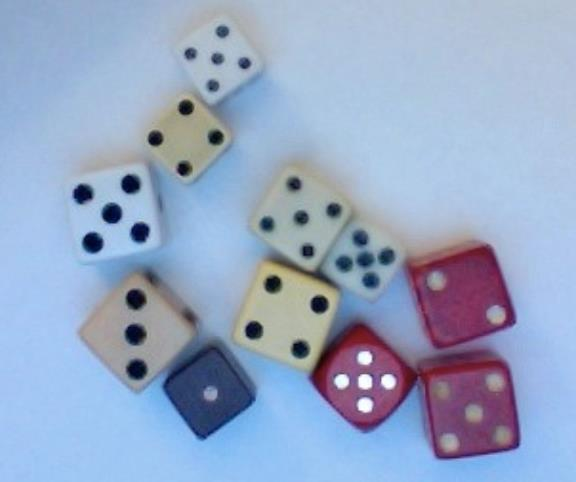
//> input picture data/bt4.png, 576 x 482 px
$ ./scales_out   (built with g++ and OpenCV 4)
//> lines starting //> are read from the running program, lines starting //| are printed output that depends on the picture

#include <iostream>
#include <opencv2/core/core.hpp>
#include <opencv2/imgproc.hpp>
#include <opencv2/highgui/highgui.hpp>

using namespace cv;
using namespace std;

int r1 = 86, s1 = 2, r2 = 191, s2 = 215;
Mat image ,new_image, canny_img;


int computeOutput(int, int, int, int, int);
void on_trackbar(int, void*)
{
	for(size_t y = 0; y < image.rows; y++){
        for(size_t x = 0; x < image.cols; x++){
            for(size_t c = 0; c < 3; c++){
                int output = computeOutput(image.at<Vec3b>(y,x)[c], r1, s1, r2, s2);
                new_image.at<Vec3b>(y,x)[c] = saturate_cast<uchar>(output);
            }
        }
    }
    //canny( new_image, canny_img, )
    imwrite( "bt4_con.png", new_image);
    imshow( "New Image", new_image );
}
int main()
{
   	Mat img;
	img = imread( "data/bt4.png", IMREAD_GRAYSCALE );
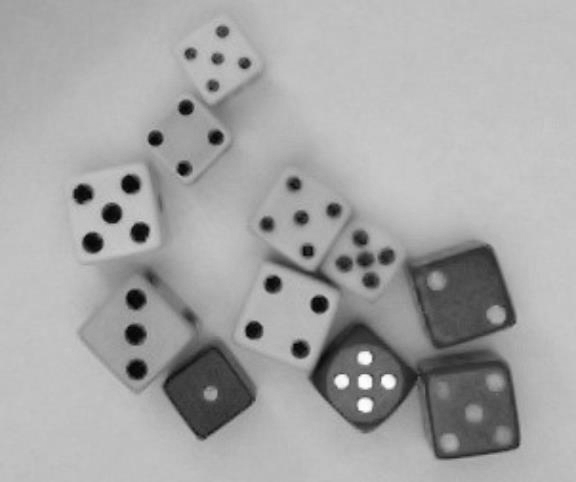
//> img: 482 rows x 576 cols, CV_8UC1; min 3, max 254, mean 165.4
	//medianBlur(img, image, 3);
	GaussianBlur( img, image, Size( 3, 3 ), 3, 0 );
    new_image = image.clone();
    // [4 lines of commented-out code are left out]

    namedWindow( "Original Image", 1 );
    imshow( "Original Image", image );
    namedWindow( "New Image", 1 );

	createTrackbar( "r1", "Original Image", &r1, 255, on_trackbar );
	createTrackbar( "s1", "Original Image", &s1, 255, on_trackbar );
	createTrackbar( "r2", "Original Image", &r2, 255, on_trackbar );
	createTrackbar( "s2", "Original Image", &s2, 255, on_trackbar );
	on_trackbar(0, 0);
//> after the loop in on_trackbar, `for(size_t y = 0; y < image.rows; y++)`:
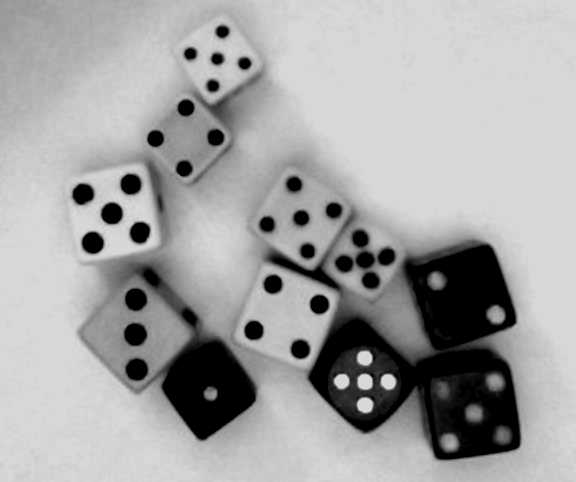
//> new_image: 482 rows x 576 cols, CV_8UC1; min 0, max 215, mean 163.9
    waitKey();

    return 0;
}

int computeOutput(int x, int r1, int s1, int r2, int s2)
{
    float result;
    if(0 <= x && x <= r1){
        result = s1/r1 * x;
    }else if(r1 < x && x <= r2){
        result = ((s2 - s1)/(r2 - r1)) * (x - r1) + s1;
    }else if(r2 < x && x <= 255){
        result = ((255 - s2)/(255 - r2)) * (x - r2) + s2;
    }
    return (int)result;
}

$ run again, with data/bt2.png copied over data/bt4.png
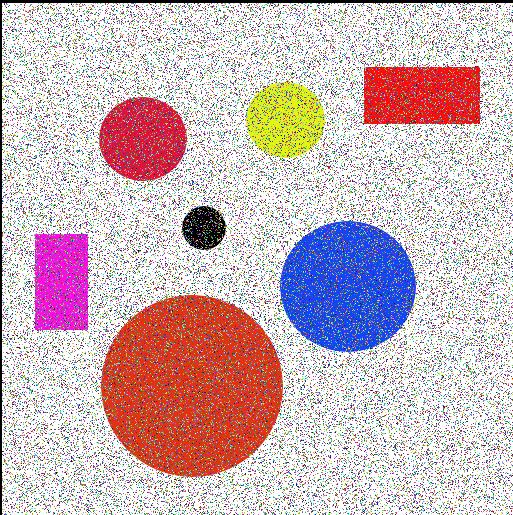
//> input picture data/bt2.png, 513 x 515 px
//> `GaussianBlur( img, image, Size( 3, 3 ), 3, 0 );`:
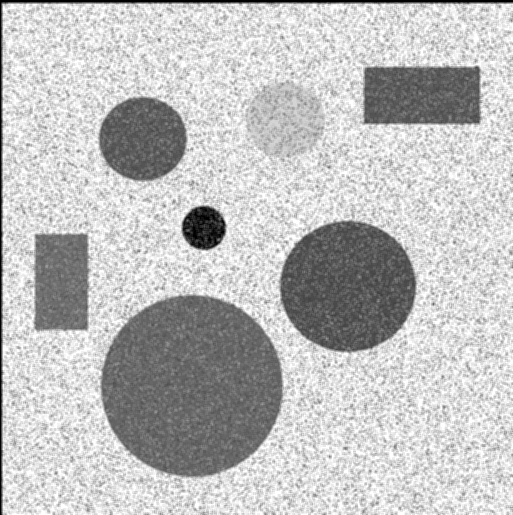
//> image: 515 rows x 513 cols, CV_8UC1; min 0, max 255, mean 191.4
//> after the loop in on_trackbar, `for(size_t y = 0; y < image.rows; y++)`:
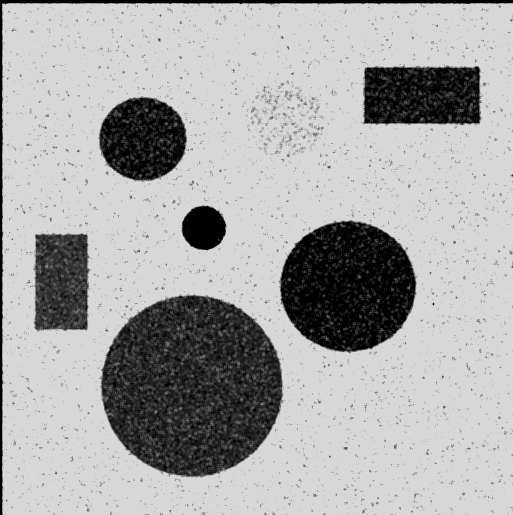
//> new_image: 515 rows x 513 cols, CV_8UC1; min 0, max 215, mean 170.1

$ run again, with data/baboon.png copied over data/bt4.png
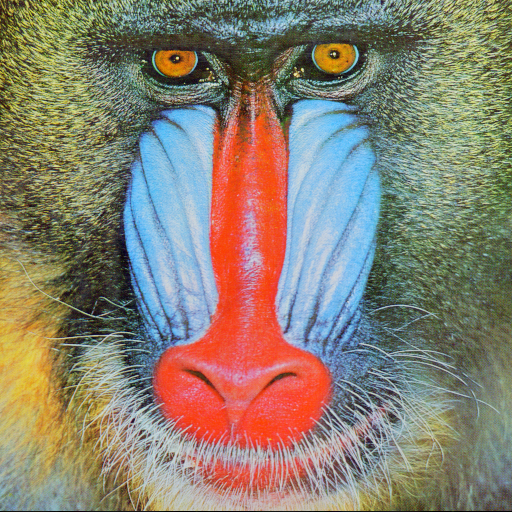
//> input picture data/baboon.png, 512 x 512 px
//> `GaussianBlur( img, image, Size( 3, 3 ), 3, 0 );`:
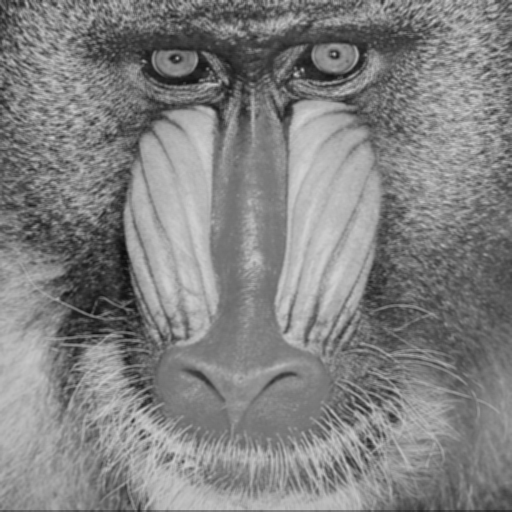
//> image: 512 rows x 512 cols, CV_8UC1; min 11, max 210, mean 129.2
//> after the loop in on_trackbar, `for(size_t y = 0; y < image.rows; y++)`:
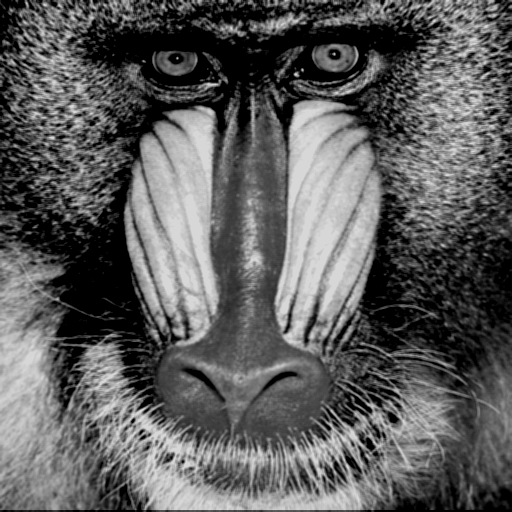
//> new_image: 512 rows x 512 cols, CV_8UC1; min 0, max 215, mean 93.1
